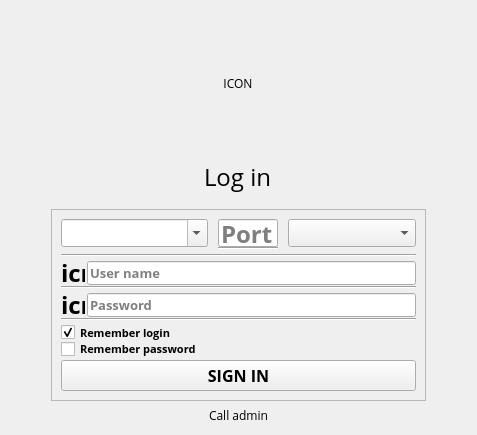
<?xml version="1.0" encoding="UTF-8"?>
<ui version="4.0">
 <class>Login</class>
 <widget class="QWidget" name="Login">
  <property name="geometry">
   <rect>
    <x>0</x>
    <y>0</y>
    <width>477</width>
    <height>435</height>
   </rect>
  </property>
  <property name="sizePolicy">
   <sizepolicy hsizetype="Fixed" vsizetype="Fixed">
    <horstretch>0</horstretch>
    <verstretch>0</verstretch>
   </sizepolicy>
  </property>
  <property name="font">
   <font>
    <family>Open Sans</family>
   </font>
  </property>
  <property name="windowTitle">
   <string>Form</string>
  </property>
  <property name="styleSheet">
   <string notr="true"/>
  </property>
  <layout class="QGridLayout" name="gridLayout">
   <item row="2" column="1" alignment="Qt::AlignHCenter">
    <widget class="QLabel" name="label">
     <property name="sizePolicy">
      <sizepolicy hsizetype="Preferred" vsizetype="Maximum">
       <horstretch>1</horstretch>
       <verstretch>0</verstretch>
      </sizepolicy>
     </property>
     <property name="font">
      <font>
       <family>JetBrains Mono NL</family>
       <italic>false</italic>
       <bold>false</bold>
      </font>
     </property>
     <property name="text">
      <string>Call admin</string>
     </property>
    </widget>
   </item>
   <item row="0" column="2" rowspan="3">
    <spacer name="horizontalSpacer_2">
     <property name="font">
      <font>
       <family>Monaco</family>
      </font>
     </property>
     <property name="orientation">
      <enum>Qt::Horizontal</enum>
     </property>
     <property name="sizeHint" stdset="0">
      <size>
       <width>40</width>
       <height>20</height>
      </size>
     </property>
    </spacer>
   </item>
   <item row="0" column="0" rowspan="3">
    <spacer name="horizontalSpacer">
     <property name="font">
      <font>
       <family>Monaco</family>
      </font>
     </property>
     <property name="orientation">
      <enum>Qt::Horizontal</enum>
     </property>
     <property name="sizeHint" stdset="0">
      <size>
       <width>40</width>
       <height>20</height>
      </size>
     </property>
    </spacer>
   </item>
   <item row="0" column="1">
    <widget class="QFrame" name="frame_2">
     <property name="font">
      <font>
       <family>Monaco</family>
      </font>
     </property>
     <property name="frameShape">
      <enum>QFrame::NoFrame</enum>
     </property>
     <property name="frameShadow">
      <enum>QFrame::Raised</enum>
     </property>
     <layout class="QVBoxLayout" name="verticalLayout">
      <property name="spacing">
       <number>12</number>
      </property>
      <item alignment="Qt::AlignHCenter">
       <widget class="QLabel" name="logo">
        <property name="minimumSize">
         <size>
          <width>128</width>
          <height>128</height>
         </size>
        </property>
        <property name="maximumSize">
         <size>
          <width>128</width>
          <height>128</height>
         </size>
        </property>
        <property name="font">
         <font>
          <family>Monaco</family>
         </font>
        </property>
        <property name="text">
         <string>&lt;html&gt;&lt;head/&gt;&lt;body&gt;&lt;p align=&quot;center&quot;&gt;ICON&lt;/p&gt;&lt;/body&gt;&lt;/html&gt;</string>
        </property>
       </widget>
      </item>
      <item alignment="Qt::AlignHCenter">
       <widget class="QLabel" name="label_5">
        <property name="font">
         <font>
          <family>Monaco</family>
          <pointsize>18</pointsize>
         </font>
        </property>
        <property name="text">
         <string>Log in</string>
        </property>
       </widget>
      </item>
     </layout>
    </widget>
   </item>
   <item row="1" column="1">
    <widget class="QFrame" name="frame">
     <property name="minimumSize">
      <size>
       <width>241</width>
       <height>161</height>
      </size>
     </property>
     <property name="font">
      <font>
       <family>Monaco</family>
       <pointsize>18</pointsize>
       <bold>true</bold>
      </font>
     </property>
     <property name="styleSheet">
      <string notr="true">QGroupBox::title {}</string>
     </property>
     <property name="frameShape">
      <enum>QFrame::StyledPanel</enum>
     </property>
     <property name="frameShadow">
      <enum>QFrame::Sunken</enum>
     </property>
     <layout class="QGridLayout" name="gridLayout_2">
      <property name="verticalSpacing">
       <number>4</number>
      </property>
      <item row="7" column="0" colspan="3">
       <layout class="QVBoxLayout" name="verticalLayout_2">
        <property name="spacing">
         <number>2</number>
        </property>
        <item alignment="Qt::AlignLeft">
         <widget class="QCheckBox" name="rememberLogin">
          <property name="font">
           <font>
            <family>JetBrains Mono NL Thin</family>
            <pointsize>8</pointsize>
           </font>
          </property>
          <property name="text">
           <string>Remember login</string>
          </property>
          <property name="checked">
           <bool>true</bool>
          </property>
         </widget>
        </item>
        <item alignment="Qt::AlignLeft">
         <widget class="QCheckBox" name="rememberPassword">
          <property name="font">
           <font>
            <family>JetBrains Mono Thin</family>
            <pointsize>8</pointsize>
           </font>
          </property>
          <property name="text">
           <string>Remember password</string>
          </property>
         </widget>
        </item>
       </layout>
      </item>
      <item row="1" column="0" colspan="3">
       <widget class="Line" name="line_4">
        <property name="orientation">
         <enum>Qt::Horizontal</enum>
        </property>
       </widget>
      </item>
      <item row="9" column="0" colspan="3">
       <widget class="QPushButton" name="submit">
        <property name="font">
         <font>
          <family>Material</family>
          <pointsize>12</pointsize>
         </font>
        </property>
        <property name="styleSheet">
         <string notr="true"/>
        </property>
        <property name="text">
         <string>SIGN IN</string>
        </property>
       </widget>
      </item>
      <item row="2" column="0" colspan="3">
       <layout class="QVBoxLayout" name="verticalLayout_4">
        <property name="spacing">
         <number>1</number>
        </property>
        <item>
         <layout class="QHBoxLayout" name="horizontalLayout">
          <property name="spacing">
           <number>2</number>
          </property>
          <item alignment="Qt::AlignRight">
           <widget class="QLabel" name="icon_user">
            <property name="minimumSize">
             <size>
              <width>24</width>
              <height>24</height>
             </size>
            </property>
            <property name="maximumSize">
             <size>
              <width>24</width>
              <height>24</height>
             </size>
            </property>
            <property name="font">
             <font>
              <family>Monaco</family>
             </font>
            </property>
            <property name="text">
             <string>icn</string>
            </property>
           </widget>
          </item>
          <item>
           <widget class="QLineEdit" name="login">
            <property name="sizePolicy">
             <sizepolicy hsizetype="Expanding" vsizetype="Fixed">
              <horstretch>1</horstretch>
              <verstretch>0</verstretch>
             </sizepolicy>
            </property>
            <property name="minimumSize">
             <size>
              <width>0</width>
              <height>24</height>
             </size>
            </property>
            <property name="maximumSize">
             <size>
              <width>16777215</width>
              <height>24</height>
             </size>
            </property>
            <property name="font">
             <font>
              <family>Monaco</family>
              <pointsize>10</pointsize>
             </font>
            </property>
            <property name="styleSheet">
             <string notr="true"/>
            </property>
            <property name="placeholderText">
             <string>User name</string>
            </property>
           </widget>
          </item>
         </layout>
        </item>
        <item>
         <widget class="Line" name="line">
          <property name="orientation">
           <enum>Qt::Horizontal</enum>
          </property>
         </widget>
        </item>
       </layout>
      </item>
      <item row="0" column="0" colspan="3">
       <layout class="QGridLayout" name="gridLayout_3">
        <item row="0" column="2">
         <widget class="QLineEdit" name="port">
          <property name="sizePolicy">
           <sizepolicy hsizetype="Fixed" vsizetype="Fixed">
            <horstretch>0</horstretch>
            <verstretch>0</verstretch>
           </sizepolicy>
          </property>
          <property name="maximumSize">
           <size>
            <width>60</width>
            <height>16777215</height>
           </size>
          </property>
          <property name="inputMask">
           <string>DDDDD</string>
          </property>
          <property name="maxLength">
           <number>5</number>
          </property>
          <property name="placeholderText">
           <string>Port</string>
          </property>
         </widget>
        </item>
        <item row="0" column="1">
         <spacer name="horizontalSpacer_3">
          <property name="orientation">
           <enum>Qt::Horizontal</enum>
          </property>
          <property name="sizeType">
           <enum>QSizePolicy::Fixed</enum>
          </property>
          <property name="sizeHint" stdset="0">
           <size>
            <width>10</width>
            <height>20</height>
           </size>
          </property>
         </spacer>
        </item>
        <item row="0" column="0">
         <widget class="QComboBox" name="host">
          <property name="editable">
           <bool>true</bool>
          </property>
          <item>
           <property name="text">
            <string/>
           </property>
          </item>
          <item>
           <property name="text">
            <string>localhost</string>
           </property>
          </item>
         </widget>
        </item>
        <item row="0" column="4">
         <widget class="QComboBox" name="encryptionType">
          <property name="enabled">
           <bool>true</bool>
          </property>
          <property name="sizePolicy">
           <sizepolicy hsizetype="Maximum" vsizetype="Fixed">
            <horstretch>0</horstretch>
            <verstretch>0</verstretch>
           </sizepolicy>
          </property>
          <property name="modelColumn">
           <number>0</number>
          </property>
         </widget>
        </item>
        <item row="1" column="2">
         <widget class="Line" name="line_3">
          <property name="orientation">
           <enum>Qt::Horizontal</enum>
          </property>
         </widget>
        </item>
        <item row="0" column="3">
         <spacer name="horizontalSpacer_4">
          <property name="orientation">
           <enum>Qt::Horizontal</enum>
          </property>
          <property name="sizeType">
           <enum>QSizePolicy::Fixed</enum>
          </property>
          <property name="sizeHint" stdset="0">
           <size>
            <width>10</width>
            <height>20</height>
           </size>
          </property>
         </spacer>
        </item>
       </layout>
      </item>
      <item row="5" column="0" colspan="3">
       <layout class="QVBoxLayout" name="verticalLayout_3">
        <property name="spacing">
         <number>1</number>
        </property>
        <item>
         <layout class="QHBoxLayout" name="horizontalLayout_2">
          <property name="spacing">
           <number>2</number>
          </property>
          <item alignment="Qt::AlignRight">
           <widget class="QLabel" name="icon_password">
            <property name="minimumSize">
             <size>
              <width>24</width>
              <height>24</height>
             </size>
            </property>
            <property name="maximumSize">
             <size>
              <width>24</width>
              <height>24</height>
             </size>
            </property>
            <property name="font">
             <font>
              <family>Monaco</family>
             </font>
            </property>
            <property name="text">
             <string>icn</string>
            </property>
           </widget>
          </item>
          <item>
           <widget class="QLineEdit" name="password">
            <property name="sizePolicy">
             <sizepolicy hsizetype="Expanding" vsizetype="Fixed">
              <horstretch>1</horstretch>
              <verstretch>0</verstretch>
             </sizepolicy>
            </property>
            <property name="minimumSize">
             <size>
              <width>0</width>
              <height>24</height>
             </size>
            </property>
            <property name="maximumSize">
             <size>
              <width>16777215</width>
              <height>24</height>
             </size>
            </property>
            <property name="font">
             <font>
              <family>Monaco</family>
              <pointsize>10</pointsize>
             </font>
            </property>
            <property name="styleSheet">
             <string notr="true"/>
            </property>
            <property name="echoMode">
             <enum>QLineEdit::Password</enum>
            </property>
            <property name="placeholderText">
             <string>Password</string>
            </property>
           </widget>
          </item>
         </layout>
        </item>
        <item>
         <widget class="Line" name="line_2">
          <property name="orientation">
           <enum>Qt::Horizontal</enum>
          </property>
         </widget>
        </item>
       </layout>
      </item>
     </layout>
    </widget>
   </item>
  </layout>
 </widget>
 <resources/>
 <connections/>
</ui>
